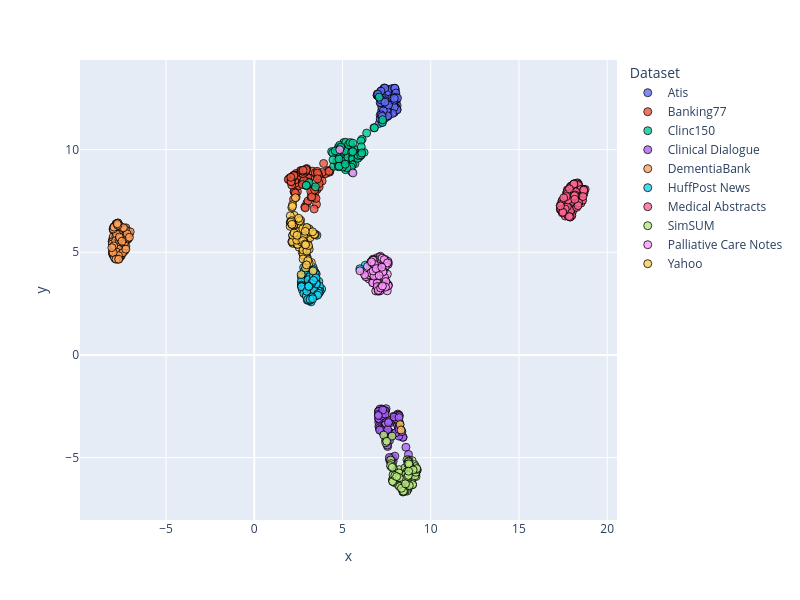

Notebook source saved alongside this figure:
### Code cell
dimensionality_reduction_plots(file_paths="./outputsTest/*/mean_model_zero_shot_classification.csv", file_name = 'TestZero')

### Figure 1 — Plotly figure (JSON) as saved in the notebook; plotly's stock layout.template omitted (floating-point values rounded to 4 significant figures)
{"data": [{"customdata": [["atis_230"], ["atis_239"], ["atis_136"], ["atis_210"], ["atis_304"], ["atis_108"], ["atis_138"], ["atis_134"], ["atis_101"], ["atis_188"], ["atis_212"], ["atis_120"], ["atis_112"], ["atis_193"], ["atis_148"], ["atis_210"], ["atis_206"], ["atis_145"], ["atis_128"], ["atis_118"], ["atis_129"], ["atis_153"], ["atis_11"], ["atis_128"], ["atis_268"], ["atis_116"], ["atis_148"], ["atis_11"], ["atis_156"], ["atis_117"], ["atis_151"], ["atis_20"], ["atis_10"], ["atis_154"], ["atis_15"], ["atis_144"], ["atis_137"], ["atis_177"], ["atis_425"], ["atis_132"], ["atis_168"], ["atis_100"], ["atis_150"], ["atis_128"], ["atis_10"], ["atis_122"], ["atis_106"], ["atis_188"], ["atis_270"], ["atis_15"], ["atis_275"], ["atis_10"], ["atis_117"], ["atis_109"], ["atis_13"], ["atis_185"], ["atis_101"], ["atis_101"], ["atis_25"], ["atis_129"], ["atis_218"], ["atis_118"], ["atis_124"], ["atis_227"], ["atis_209"], ["atis_180"], ["atis_153"], ["atis_13"], ["atis_108"], ["atis_199"], ["atis_105"], ["atis_257"], ["atis_0"], ["atis_198"], ["atis_204"], ["atis_157"], ["atis_112"], ["atis_125"], ["atis_267"], ["atis_199"], ["atis_115"], ["atis_126"], ["atis_187"], ["atis_544"], ["atis_232"], ["atis_217"], ["atis_116"], ["atis_164"], ["atis_111"], ["atis_112"], ["atis_276"], ["atis_100"], ["atis_12"], ["atis_130"], ["atis_110"], ["atis_152"], ["atis_17"], ["atis_150"], ["atis_3"], ["atis_171"]], "hovertemplate": "Dataset=Atis<br>x=%{x}<br>y=%{y}<br>doc_id=%{customdata[0]}<extra></extra>", "legendgroup": "Atis", "marker": {"color": "#636efa", "line": {"color": "black", "width": 1}, "opacity": 0.8, "size": 8, "symbol": "circle"}, "mode": "markers", "name": "Atis", "orientation": "v", "showlegend": true, "type": "scatter", "x": [7.935, 7.225, 7.244, 7.279, 7.909, 7.169, 7.93, 7.777, 7.855, 7.618, 7.885, 7.418, 7.173, 8.048, 7.134, 7.96, 7.94, 7.995, 8.0, 7.696, 7.27, 7.535, 7.955, 7.536, 7.281, 7.734, 7.217, 7.49, 7.62, 8.04, 7.193, 7.478, 7.456, 7.375, 7.279, 6.986, 7.901, 7.551, 7.593, 7.498, 7.269, 8.004, 7.236, 6.957, 7.615, 7.358, 8.02, 6.97, 8.095, 7.522, 8.089, 7.481, 7.251, 7.88, 7.497, 7.844, 7.87, 7.628, 7.948, 7.208, 7.988, 7.808, 7.225, 7.004, 7.785, 8.021, 7.246, 7.954, 8.042, 7.938, 8.095, 7.059, 7.968, 7.931, 7.118, 7.398, 7.136, 8.026, 7.396, 7.175, 7.085, 7.429, 7.844, 7.528, 7.553, 7.498, 7.916, 7.61, 7.138, 7.186, 8.054, 7.946, 7.56, 6.996, 7.312, 8.116, 7.398, 7.192, 7.248, 7.934], "xaxis": "x", "y": [11.82, 11.33, 12.29, 11.65, 11.83, 11.46, 12.98, 12.77, 12.22, 12.67, 12.6, 12.94, 12.25, 12.0, 11.68, 12.7, 12.66, 12.91, 12.69, 12.92, 12.08, 11.63, 12.61, 11.61, 12.44, 12.15, 11.89, 12.95, 11.67, 12.35, 12.86, 12.91, 12.93, 11.78, 12.9, 12.72, 12.46, 12.39, 12.84, 12.37, 11.57, 12.58, 12.05, 12.65, 12.83, 13.0, 12.01, 12.65, 12.15, 12.86, 11.95, 12.65, 12.37, 12.32, 11.67, 12.33, 12.58, 12.81, 12.34, 12.32, 12.73, 12.97, 12.28, 12.64, 12.5, 12.45, 12.51, 12.97, 12.04, 12.09, 11.94, 12.58, 12.99, 12.07, 12.49, 12.99, 12.29, 12.76, 11.52, 12.85, 11.28, 12.37, 11.76, 12.04, 11.86, 11.91, 12.54, 12.17, 11.5, 12.42, 12.54, 12.4, 11.64, 12.7, 11.89, 12.51, 12.31, 11.69, 11.62, 12.5], "yaxis": "y"}, {"customdata": [["atis_234"], ["atis_245"], ["atis_15"], ["atis_249"], ["atis_314"], ["atis_128"], ["atis_176"], ["atis_15"], ["atis_246"], ["atis_239"], ["atis_283"], ["atis_299"], ["atis_220"], ["atis_372"], ["atis_15"], ["atis_259"], ["atis_249"], ["atis_195"], ["atis_196"], ["atis_155"], ["atis_144"], ["atis_211"], ["atis_24"], ["atis_158"], ["atis_330"], ["atis_173"], ["atis_383"], ["atis_380"], ["atis_211"], ["atis_233"], ["atis_166"], ["atis_27"], ["atis_126"], ["atis_223"], ["atis_161"], ["atis_189"], ["atis_146"], ["atis_243"], ["atis_475"], ["atis_151"], ["atis_221"], ["atis_148"], ["atis_200"], ["atis_225"], ["atis_271"], ["atis_222"], ["atis_116"], ["atis_199"], ["atis_303"], ["atis_249"], ["atis_276"], ["atis_133"], ["atis_169"], ["atis_22"], ["atis_168"], ["atis_216"], ["atis_170"], ["atis_146"], ["atis_289"], ["atis_185"], ["atis_290"], ["atis_283"], ["atis_130"], ["atis_257"], ["atis_305"], ["atis_236"], ["atis_194"], ["atis_143"], ["atis_166"], ["atis_216"], ["atis_208"], ["atis_271"], ["atis_134"], ["atis_334"], ["atis_271"], ["atis_182"], ["atis_359"], ["atis_136"], ["atis_297"], ["atis_303"], ["atis_196"], ["atis_159"], ["atis_252"], ["atis_586"], ["atis_410"], ["atis_255"], ["atis_146"], ["atis_18"], ["atis_118"], ["atis_275"], ["atis_294"], ["atis_119"], ["atis_171"], ["atis_154"], ["atis_215"], ["atis_158"], ["atis_239"], ["atis_297"], ["atis_343"], ["atis_196"]], "hovertemplate": "Dataset=Banking77<br>x=%{x}<br>y=%{y}<br>doc_id=%{customdata[0]}<extra></extra>", "legendgroup": "Banking77", "marker": {"color": "#EF553B", "line": {"color": "black", "width": 1}, "opacity": 0.8, "size": 8, "symbol": "circle"}, "mode": "markers", "name": "Banking77", "orientation": "v", "showlegend": true, "type": "scatter", "x": [1.986, 2.122, 2.921, 1.996, 2.406, 2.988, 3.629, 3.499, 4.197, 2.373, 3.566, 2.369, 2.094, 2.443, 2.974, 2.883, 3.287, 2.864, 2.893, 3.051, 2.014, 3.397, 2.622, 2.369, 4.058, 4.267, 3.409, 3.04, 2.252, 2.215, 3.93, 2.786, 2.314, 3.692, 5.619, 2.972, 2.913, 3.391, 2.143, 3.446, 3.137, 2.452, 2.287, 4.295, 3.033, 2.269, 3.066, 3.333, 3.023, 2.846, 2.812, 2.315, 2.321, 3.524, 3.498, 3.058, 3.021, 3.217, 2.943, 3.845, 4.031, 2.157, 2.216, 2.311, 2.887, 2.549, 2.815, 2.652, 3.857, 3.286, 2.755, 2.123, 2.197, 3.452, 2.668, 3.199, 2.328, 2.241, 1.925, 2.104, 2.746, 3.563, 2.243, 3.263, 3.603, 3.677, 2.928, 2.73, 3.393, 2.226, 2.944, 2.082, 2.765, 3.674, 3.654, 3.421, 3.584, 3.583, 2.074, 4.23], "xaxis": "x", "y": [8.532, 8.45, 8.902, 8.571, 8.276, 8.541, 8.796, 8.094, 8.98, 7.689, 8.069, 8.595, 8.505, 7.956, 7.382, 8.773, 8.954, 7.209, 8.385, 8.521, 8.619, 8.07, 8.975, 8.839, 8.851, 8.904, 7.658, 7.494, 7.955, 8.383, 9.325, 8.315, 8.76, 8.57, 9.358, 9.081, 8.303, 8.068, 8.59, 7.916, 8.598, 8.221, 8.513, 8.979, 8.274, 7.941, 8.463, 7.952, 8.64, 8.884, 8.317, 8.363, 8.722, 7.339, 7.627, 8.39, 8.429, 7.698, 9.037, 8.471, 8.831, 8.674, 8.719, 8.526, 7.164, 8.738, 8.505, 8.87, 8.892, 7.987, 8.829, 8.275, 8.667, 8.87, 8.977, 7.97, 7.886, 8.752, 8.549, 8.467, 8.944, 8.943, 8.733, 7.697, 8.724, 8.186, 8.954, 8.299, 7.109, 7.58, 9.028, 8.435, 8.996, 8.352, 8.758, 8.039, 8.856, 8.581, 8.653, 8.942], "yaxis": "y"}, {"customdata": [["atis_253"], ["atis_378"], ["atis_156"], ["atis_270"], ["atis_321"], ["atis_155"], ["atis_280"], ["atis_20"], ["atis_274"], ["atis_426"], ["atis_34"], ["atis_309"], ["atis_299"], ["atis_376"], ["atis_305"], ["atis_372"], ["atis_251"], ["atis_369"], ["atis_230"], ["atis_185"], ["atis_239"], ["atis_286"], ["atis_259"], ["atis_197"], ["atis_349"], ["atis_209"], ["atis_395"], ["atis_405"], ["atis_252"], ["atis_261"], ["atis_315"], ["atis_337"], ["atis_141"], ["atis_249"], ["atis_207"], ["atis_229"], ["atis_246"], ["atis_305"], ["atis_559"], ["atis_242"], ["atis_277"], ["atis_268"], ["atis_273"], ["atis_292"], ["atis_28"], ["atis_290"], ["atis_122"], ["atis_220"], ["atis_347"], ["atis_368"], ["atis_279"], ["atis_298"], ["atis_174"], ["atis_220"], ["atis_201"], ["atis_251"], ["atis_226"], ["atis_247"], ["atis_297"], ["atis_233"], ["atis_436"], ["atis_487"], ["atis_164"], ["atis_265"], ["atis_344"], ["atis_256"], ["atis_234"], ["atis_189"], ["atis_223"], ["atis_230"], ["atis_240"], ["atis_325"], ["atis_200"], ["atis_389"], ["atis_282"], ["atis_2"], ["atis_389"], ["atis_258"], ["atis_520"], ["atis_356"], ["atis_317"], ["atis_181"], ["atis_320"], ["atis_642"], ["atis_418"], ["atis_317"], ["atis_32"], ["atis_220"], ["atis_191"], ["atis_297"], ["atis_361"], ["atis_220"], ["atis_200"], ["atis_165"], ["atis_394"], ["atis_18"], ["atis_274"], ["atis_318"], ["atis_360"], ["atis_256"]], "hovertemplate": "Dataset=Clinc150<br>x=%{x}<br>y=%{y}<br>doc_id=%{customdata[0]}<extra></extra>", "legendgroup": "Clinc150", "marker": {"color": "#00cc96", "line": {"color": "black", "width": 1}, "opacity": 0.8, "size": 8, "symbol": "circle"}, "mode": "markers", "name": "Clinc150", "orientation": "v", "showlegend": true, "type": "scatter", "x": [5.4, 6.113, 4.909, 5.261, 5.49, 4.779, 5.213, 4.999, 5.104, 5.326, 5.455, 5.299, 5.489, 6.783, 4.88, 5.972, 5.113, 5.092, 4.895, 4.382, 5.176, 4.721, 5.428, 4.496, 5.116, 4.856, 4.768, 6.053, 5.94, 5.854, 6.046, 6.222, 3.114, 5.783, 5.639, 4.812, 5.401, 4.678, 4.875, 4.968, 4.443, 5.178, 2.952, 2.942, 5.116, 4.86, 5.537, 5.431, 5.571, 5.307, 5.566, 5.578, 4.809, 5.705, 4.463, 5.065, 4.943, 5.071, 4.839, 5.497, 4.849, 5.154, 5.084, 5.872, 5.413, 6.035, 5.804, 5.531, 5.003, 5.882, 3.467, 4.801, 4.819, 4.764, 7.267, 5.559, 6.811, 5.37, 5.495, 5.331, 5.251, 5.136, 6.066, 5.513, 4.7, 5.182, 6.041, 5.346, 5.0, 4.813, 5.156, 7.078, 6.094, 7.276, 4.909, 5.439, 5.584, 6.37, 5.582, 4.586], "xaxis": "x", "y": [9.968, 10.51, 10.16, 9.328, 9.676, 9.881, 9.616, 9.191, 9.925, 9.566, 9.207, 10.24, 10.15, 11.06, 10.01, 9.669, 9.281, 9.348, 9.285, 9.903, 9.811, 9.31, 9.151, 9.19, 9.584, 9.948, 10.12, 9.767, 9.744, 9.598, 10.43, 9.863, 8.39, 9.84, 10.03, 10.02, 9.828, 9.445, 9.197, 9.872, 9.841, 9.021, 8.246, 8.264, 9.438, 10.1, 9.308, 10.02, 9.505, 9.628, 9.592, 9.556, 9.948, 9.315, 9.505, 9.994, 10.09, 10.35, 10.21, 9.969, 10.01, 9.21, 10.09, 9.575, 9.179, 9.716, 9.8, 8.916, 10.03, 9.72, 8.189, 9.539, 9.99, 9.168, 11.32, 9.255, 11.06, 9.166, 9.149, 9.998, 9.112, 9.938, 10.13, 9.875, 9.89, 10.36, 9.744, 10.24, 9.146, 9.196, 9.291, 12.55, 9.835, 11.45, 10.12, 10.34, 9.906, 10.81, 10.31, 9.937], "yaxis": "y"}, {"customdata": [["atis_261"], ["atis_463"], ["atis_239"], ["atis_386"], ["atis_334"], ["atis_21"], ["atis_437"], ["atis_241"], ["atis_427"], ["atis_488"], ["atis_39"], ["atis_324"], ["atis_313"], ["atis_407"], ["atis_32"], ["atis_412"], ["atis_311"], ["atis_407"], ["atis_276"], ["atis_325"], ["atis_381"], ["atis_300"], ["atis_337"], ["atis_224"], ["atis_397"], ["atis_276"], ["atis_468"], ["atis_441"], ["atis_360"], ["atis_304"], ["atis_357"], ["atis_404"], ["atis_237"], ["atis_269"], ["atis_254"], ["atis_317"], ["atis_385"], ["atis_316"], ["atis_562"], ["atis_38"], ["atis_304"], ["atis_345"], ["atis_336"], ["atis_338"], ["atis_335"], ["atis_457"], ["atis_187"], ["atis_24"], ["atis_355"], ["atis_417"], ["atis_303"], ["atis_347"], ["atis_318"], ["atis_235"], ["atis_210"], ["atis_26"], ["atis_28"], ["atis_361"], ["atis_409"], ["atis_447"], ["atis_455"], ["atis_488"], ["atis_252"], ["atis_356"], ["atis_367"], ["atis_292"], ["atis_294"], ["atis_206"], ["atis_326"], ["atis_237"], ["atis_288"], ["atis_338"], ["atis_213"], ["atis_398"], ["atis_302"], ["atis_27"], ["atis_430"], ["atis_310"], ["atis_547"], ["atis_36"], ["atis_421"], ["atis_227"], ["atis_324"], ["atis_645"], ["atis_453"], ["atis_454"], ["atis_42"], ["atis_239"], ["atis_246"], ["atis_337"], ["atis_394"], ["atis_313"], ["atis_223"], ["atis_188"], ["atis_396"], ["atis_379"], ["atis_300"], ["atis_389"], ["atis_398"], ["atis_430"]], "hovertemplate": "Dataset=Clinical Dialogue<br>x=%{x}<br>y=%{y}<br>doc_id=%{customdata[0]}<extra></extra>", "legendgroup": "Clinical Dialogue", "marker": {"color": "#ab63fa", "line": {"color": "black", "width": 1}, "opacity": 0.8, "size": 8, "symbol": "circle"}, "mode": "markers", "name": "Clinical Dialogue", "orientation": "v", "showlegend": true, "type": "scatter", "x": [7.515, 7.705, 7.756, 7.443, 7.518, 7.599, 8.314, 7.054, 7.86, 8.231, 8.249, 7.137, 7.192, 7.431, 7.458, 8.106, 7.898, 8.276, 7.942, 8.03, 7.629, 8.132, 7.194, 7.549, 8.199, 7.191, 7.086, 8.334, 7.043, 7.203, 7.669, 7.06, 7.469, 7.097, 8.181, 7.444, 7.876, 7.131, 7.781, 7.698, 7.048, 8.595, 7.227, 7.826, 7.327, 8.438, 7.226, 7.35, 7.06, 7.557, 7.055, 7.666, 8.414, 7.123, 7.637, 17.9, 7.558, 7.167, 7.87, 7.105, 7.966, 8.007, 8.186, 7.218, 7.294, 7.553, 8.191, 7.647, 7.827, 7.038, 8.209, 7.259, 8.173, 7.206, 7.089, 7.413, 8.066, 7.049, 8.364, 7.568, 7.666, 8.135, 7.388, 7.213, 8.738, 7.04, 8.217, 7.103, 7.409, 7.279, 7.543, 7.923, 7.654, 7.564, 7.77, 8.004, 8.208, 7.601, 7.035, 8.206], "xaxis": "x", "y": [-4.13, -3.299, -3.908, -4.161, -4.26, -4.084, -3.938, -3.264, -5.036, -3.305, -3.401, -3.645, -2.675, -3.345, -3.878, -3.396, -2.987, -3.734, -3.12, -3.117, -4.059, -2.878, -2.726, -3.92, -2.931, -3.665, -2.738, -3.685, -2.737, -2.993, -5.125, -3.477, -2.618, -3.557, -3.305, -2.731, -3.837, -2.739, -3.191, -5.056, -2.893, -4.496, -2.631, -4.987, -2.828, -4.005, -3.698, -3.82, -2.929, -4.458, -3.102, -3.751, -4.011, -2.635, -3.779, 6.72, -4.197, -3.617, -5.172, -2.736, -4.927, -3.801, -2.975, -2.948, -3.059, -4.247, -3.951, -3.205, -3.881, -2.752, -3.536, -3.682, -3.555, -2.836, -3.134, -3.811, -3.123, -3.09, -3.738, -4.025, -4.161, -2.928, -2.712, -2.973, -4.846, -2.894, -2.959, -3.659, -2.879, -2.68, -4.388, -3.022, -4.995, -3.633, -5.151, -3.792, -3.627, -3.292, -2.951, -3.049], "yaxis": "y"}, {"customdata": [["atis_447"], ["atis_488"], ["atis_392"], ["atis_397"], ["atis_401"], ["atis_381"], ["atis_525"], ["atis_473"], ["atis_469"], ["atis_514"], ["atis_428"], ["atis_329"], ["atis_441"], ["atis_448"], ["atis_424"], ["atis_422"], ["atis_456"], ["atis_451"], ["atis_478"], ["atis_391"], ["atis_392"], ["atis_34"], ["atis_388"], ["atis_243"], ["atis_503"], ["atis_285"], ["atis_469"], ["atis_467"], ["atis_510"], ["atis_334"], ["atis_537"], ["atis_407"], ["atis_386"], ["atis_325"], ["atis_278"], ["atis_523"], ["atis_416"], ["atis_365"], ["atis_57"], ["atis_525"], ["atis_320"], ["atis_351"], ["atis_348"], ["atis_351"], ["atis_405"], ["atis_474"], ["atis_288"], ["atis_364"], ["atis_368"], ["atis_554"], ["atis_316"], ["atis_479"], ["atis_360"], ["atis_280"], ["atis_32"], ["atis_298"], ["atis_280"], ["atis_364"], ["atis_455"], ["atis_46"], ["atis_513"], ["atis_526"], ["atis_352"], ["atis_383"], ["atis_400"], ["atis_420"], ["atis_386"], ["atis_284"], ["atis_403"], ["atis_250"], ["atis_325"], ["atis_454"], ["atis_264"], ["atis_494"], ["atis_353"], ["atis_279"], ["atis_465"], ["atis_516"], ["atis_553"], ["atis_405"], ["atis_424"], ["atis_380"], ["atis_338"], ["atis_646"], ["atis_467"], ["atis_464"], ["atis_490"], ["atis_244"], ["atis_289"], ["atis_403"], ["atis_402"], ["atis_316"], ["atis_232"], ["atis_228"], ["atis_428"], ["atis_41"], ["atis_421"], ["atis_563"], ["atis_512"], ["atis_44"]], "hovertemplate": "Dataset=DementiaBank<br>x=%{x}<br>y=%{y}<br>doc_id=%{customdata[0]}<extra></extra>", "legendgroup": "DementiaBank", "marker": {"color": "#FFA15A", "line": {"color": "black", "width": 1}, "opacity": 0.8, "size": 8, "symbol": "circle"}, "mode": "markers", "name": "DementiaBank", "orientation": "v", "showlegend": true, "type": "scatter", "x": [-7.964, -7.535, -7.709, -7.338, -7.308, -7.6, -7.375, -7.466, -7.565, -7.362, -7.739, -8.029, -7.282, -7.784, -7.814, -7.644, -7.393, -7.987, -8.052, -7.574, -7.275, -7.684, -7.119, -7.688, -7.115, -7.402, -7.972, -7.782, -7.597, -7.857, -7.753, -7.918, -7.102, -7.881, -8.024, -7.742, -7.142, -7.582, -7.834, -7.608, -7.412, -7.35, -7.998, -7.761, -7.033, -8.012, -7.379, -7.998, -7.401, -7.168, -7.34, -7.657, -7.972, -7.732, -8.046, -8.044, -7.672, -7.84, -7.956, -7.653, -7.874, -7.806, -7.861, -7.989, -8.041, -7.805, -7.924, -7.859, -7.278, -7.627, -7.83, -7.547, -7.322, -7.664, -7.601, -7.993, -7.285, -7.947, -7.176, -7.722, -7.685, -7.252, -7.171, -7.642, -7.643, -7.466, -7.695, -7.31, -7.997, -7.206, -7.833, -7.412, -7.736, -7.076, -7.965, -8.072, -7.279, -7.498, -7.764, -7.686], "xaxis": "x", "y": [6.24, 4.835, 5.455, 5.877, 5.562, 5.491, 5.569, 5.202, 5.789, 5.571, 4.812, 5.613, 5.859, 5.31, 6.346, 6.295, 5.112, 5.358, 5.532, 5.804, 6.192, 4.71, 5.898, 4.68, 5.931, 5.347, 5.645, 6.049, 5.564, 6.183, 6.418, 5.269, 5.873, 4.8, 4.942, 5.337, 5.997, 4.821, 6.387, 6.218, 5.019, 5.319, 5.747, 5.391, 5.996, 4.881, 5.324, 6.131, 5.446, 5.635, 5.079, 6.078, 4.911, 4.672, 5.007, 5.509, 5.142, 5.758, 6.058, 4.889, 4.689, 6.373, 6.286, 6.084, 5.411, 5.881, 4.735, 5.57, 5.302, 4.745, 5.019, 6.224, 5.505, 5.617, 5.681, 6.137, 5.733, 6.227, 5.651, 6.431, 4.705, 5.774, 5.698, 6.291, 5.743, 4.969, 4.833, 6.113, 4.985, 5.899, 4.663, 6.194, 6.318, 5.731, 5.313, 5.226, 5.153, 5.537, 6.392, 4.661], "yaxis": "y"}, {"customdata": [["atis_493"], ["atis_52"], ["atis_487"], ["atis_505"], ["atis_48"], ["atis_384"], ["atis_547"], ["atis_504"], ["atis_495"], ["atis_54"], ["atis_438"], ["atis_34"], ["atis_493"], ["atis_478"], ["atis_466"], ["atis_462"], ["atis_50"], ["atis_475"], ["atis_546"], ["atis_543"], ["atis_469"], ["atis_350"], ["atis_391"], ["atis_369"], ["atis_524"], ["atis_360"], ["atis_545"], ["atis_552"], ["atis_523"], ["atis_424"], ["atis_612"], ["atis_408"], ["atis_458"], ["atis_392"], ["atis_335"], ["atis_529"], ["atis_641"], ["atis_455"], ["atis_587"], ["atis_577"], ["atis_382"], ["atis_410"], ["atis_392"], ["atis_410"], ["atis_460"], ["atis_486"], ["atis_305"], ["atis_392"], ["atis_375"], ["atis_577"], ["atis_323"], ["atis_533"], ["atis_399"], ["atis_338"], ["atis_356"], ["atis_307"], ["atis_338"], ["atis_368"], ["atis_482"], ["atis_481"], ["atis_538"], ["atis_538"], ["atis_388"], ["atis_405"], ["atis_607"], ["atis_443"], ["atis_445"], ["atis_345"], ["atis_443"], ["atis_327"], ["atis_389"], ["atis_476"], ["atis_294"], ["atis_511"], ["atis_507"], ["atis_425"], ["atis_472"], ["atis_602"], ["atis_578"], ["atis_434"], ["atis_510"], ["atis_46"], ["atis_541"], ["atis_692"], ["atis_620"], ["atis_470"], ["atis_543"], ["atis_374"], ["atis_293"], ["atis_413"], ["atis_407"], ["atis_432"], ["atis_29"], ["atis_258"], ["atis_490"], ["atis_422"], ["atis_471"], ["atis_567"], ["atis_518"], ["atis_443"]], "hovertemplate": "Dataset=HuffPost News<br>x=%{x}<br>y=%{y}<br>doc_id=%{customdata[0]}<extra></extra>", "legendgroup": "HuffPost News", "marker": {"color": "#19d3f3", "line": {"color": "black", "width": 1}, "opacity": 0.8, "size": 8, "symbol": "circle"}, "mode": "markers", "name": "HuffPost News", "orientation": "v", "showlegend": true, "type": "scatter", "x": [3.183, 3.45, 3.356, 3.455, 2.796, 3.634, 3.072, 3.325, 2.955, 2.838, 3.021, 3.522, 3.211, 2.67, 6.287, 2.653, 3.322, 3.82, 3.273, 3.166, 3.51, 3.124, 2.953, 3.267, 3.439, 3.714, 2.68, 3.511, 3.298, 2.738, 2.888, 3.083, 3.348, 2.668, 2.676, 3.631, 2.675, 3.659, 3.698, 3.241, 3.731, 2.962, 3.19, 3.63, 3.458, 3.224, 3.054, 3.034, 2.987, 3.48, 2.983, 6.671, 3.355, 3.55, 3.289, 3.31, 3.374, 2.671, 3.131, 5.986, 3.051, 3.361, 2.73, 3.008, 2.69, 3.507, 3.52, 2.847, 3.062, 3.082, 3.052, 3.288, 3.562, 2.825, 2.724, 3.662, 2.97, 2.806, 3.246, 2.944, 3.593, 3.117, 3.174, 3.021, 2.507, 3.259, 2.943, 3.165, 2.678, 2.973, 3.343, 2.933, 3.119, 3.373, 3.078, 3.496, 3.312, 2.842, 3.358, 2.494], "xaxis": "x", "y": [3.148, 3.839, 3.127, 2.867, 4.255, 3.039, 2.942, 4.277, 4.288, 3.577, 4.565, 3.587, 4.032, 3.812, 4.37, 5.937, 3.108, 3.21, 3.673, 2.678, 3.944, 4.139, 3.41, 3.543, 4.019, 3.101, 3.516, 3.686, 3.935, 3.651, 5.026, 2.861, 3.596, 3.521, 3.349, 3.142, 3.631, 3.577, 3.344, 3.749, 3.096, 3.982, 2.878, 3.13, 3.993, 2.588, 2.936, 3.317, 4.788, 3.39, 3.916, 4.051, 3.094, 5.829, 3.334, 5.924, 3.173, 3.403, 3.798, 4.197, 3.666, 3.64, 3.94, 2.665, 3.348, 3.538, 3.459, 4.116, 4.254, 2.723, 2.717, 3.552, 2.942, 3.027, 3.182, 3.002, 2.891, 2.996, 3.488, 2.867, 2.91, 2.651, 2.671, 2.702, 6.008, 2.823, 4.558, 2.706, 3.323, 3.105, 3.831, 4.419, 3.352, 4.149, 3.341, 3.763, 2.739, 4.781, 3.633, 5.743], "yaxis": "y"}, {"customdata": [["atis_609"], ["atis_582"], ["atis_488"], ["atis_52"], ["atis_558"], ["atis_568"], ["atis_574"], ["atis_545"], ["atis_521"], ["atis_597"], ["atis_487"], ["atis_364"], ["atis_524"], ["atis_498"], ["atis_470"], ["atis_478"], ["atis_656"], ["atis_483"], ["atis_599"], ["atis_593"], ["atis_495"], ["atis_527"], ["atis_439"], ["atis_48"], ["atis_531"], ["atis_385"], ["atis_581"], ["atis_6"], ["atis_647"], ["atis_483"], ["atis_658"], ["atis_479"], ["atis_586"], ["atis_422"], ["atis_40"], ["atis_573"], ["atis_643"], ["atis_493"], ["atis_599"], ["atis_673"], ["atis_413"], ["atis_551"], ["atis_537"], ["atis_426"], ["atis_521"], ["atis_539"], ["atis_372"], ["atis_441"], ["atis_395"], ["atis_630"], ["atis_389"], ["atis_580"], ["atis_536"], ["atis_396"], ["atis_415"], ["atis_426"], ["atis_382"], ["atis_459"], ["atis_531"], ["atis_535"], ["atis_660"], ["atis_57"], ["atis_475"], ["atis_439"], ["atis_621"], ["atis_502"], ["atis_454"], ["atis_622"], ["atis_491"], ["atis_410"], ["atis_489"], ["atis_522"], ["atis_384"], ["atis_517"], ["atis_595"], ["atis_540"], ["atis_603"], ["atis_614"], ["atis_636"], ["atis_436"], ["atis_524"], ["atis_614"], ["atis_58"], ["atis_694"], ["atis_655"], ["atis_479"], ["atis_618"], ["atis_379"], ["atis_378"], ["atis_514"], ["atis_469"], ["atis_446"], ["atis_387"], ["atis_356"], ["atis_512"], ["atis_482"], ["atis_530"], ["atis_586"], ["atis_605"], ["atis_455"]], "hovertemplate": "Dataset=Medical Abstracts<br>x=%{x}<br>y=%{y}<br>doc_id=%{customdata[0]}<extra></extra>", "legendgroup": "Medical Abstracts", "marker": {"color": "#FF6692", "line": {"color": "black", "width": 1}, "opacity": 0.8, "size": 8, "symbol": "circle"}, "mode": "markers", "name": "Medical Abstracts", "orientation": "v", "showlegend": true, "type": "scatter", "x": [17.64, 18.1, 18.15, 18.3, 17.34, 17.43, 17.75, 17.45, 17.43, 17.97, 17.64, 17.41, 17.5, 18.18, 17.98, 17.4, 18.52, 17.45, 17.76, 17.79, 18.14, 17.77, 18.33, 17.9, 18.31, 17.9, 17.89, 18.0, 17.92, 17.63, 17.78, 18.25, 18.32, 18.51, 18.67, 18.39, 17.97, 17.69, 17.95, 17.53, 18.46, 17.39, 17.33, 18.67, 18.0, 18.04, 18.68, 18.25, 17.64, 17.79, 17.43, 18.31, 18.75, 17.73, 17.94, 18.37, 17.83, 18.0, 17.76, 17.69, 17.37, 17.92, 17.74, 18.39, 17.62, 18.3, 18.52, 18.57, 18.06, 18.27, 18.05, 18.19, 17.76, 18.61, 17.8, 18.37, 17.79, 18.06, 17.46, 17.49, 18.68, 18.68, 18.2, 18.38, 17.35, 18.67, 17.73, 18.35, 18.18, 17.68, 17.53, 17.99, 17.9, 18.1, 18.12, 18.63, 18.14, 17.86, 17.85, 18.16], "xaxis": "x", "y": [7.559, 7.635, 8.345, 8.272, 7.087, 7.044, 8.041, 6.987, 7.482, 7.026, 6.996, 7.337, 7.489, 7.206, 7.76, 7.096, 7.396, 7.524, 7.679, 7.986, 7.166, 7.363, 8.352, 8.173, 7.343, 7.688, 7.292, 6.967, 7.923, 6.765, 6.768, 7.402, 8.382, 8.079, 8.052, 8.292, 6.8, 7.856, 8.211, 7.139, 8.122, 7.069, 7.274, 7.888, 7.644, 6.99, 7.964, 8.206, 7.027, 7.101, 7.347, 8.326, 8.066, 7.937, 6.956, 8.248, 7.147, 6.785, 7.072, 7.216, 7.074, 7.04, 7.232, 7.718, 7.103, 7.887, 8.064, 7.535, 7.477, 7.19, 7.71, 7.663, 8.013, 7.53, 7.585, 7.4, 7.545, 8.144, 6.918, 6.955, 7.866, 8.048, 7.953, 7.42, 7.261, 8.025, 7.84, 7.275, 7.791, 7.712, 7.651, 8.24, 6.72, 8.319, 8.323, 7.716, 7.752, 8.094, 6.741, 7.578], "yaxis": "y"}, {"customdata": [["atis_610"], ["atis_698"], ["atis_514"], ["atis_579"], ["atis_588"], ["atis_581"], ["atis_616"], ["atis_637"], ["atis_685"], ["atis_600"], ["atis_6"], ["atis_5"], ["atis_592"], ["atis_523"], ["atis_575"], ["atis_64"], ["atis_691"], ["atis_554"], ["atis_612"], ["atis_680"], ["atis_611"], ["atis_645"], ["atis_50"], ["atis_634"], ["atis_617"], ["atis_622"], ["atis_675"], ["atis_613"], ["atis_692"], ["atis_612"], ["atis_714"], ["atis_512"], ["atis_587"], ["atis_502"], ["atis_518"], ["atis_603"], ["atis_662"], ["atis_503"], ["atis_643"], ["atis_680"], ["atis_533"], ["atis_65"], ["atis_561"], ["atis_496"], ["atis_593"], ["atis_557"], ["atis_584"], ["atis_468"], ["atis_527"], ["atis_64"], ["atis_470"], ["atis_590"], ["atis_575"], ["atis_432"], ["atis_503"], ["atis_501"], ["atis_482"], ["atis_66"], ["atis_59"], ["atis_628"], ["atis_663"], ["atis_624"], ["atis_481"], ["atis_494"], ["atis_648"], ["atis_572"], ["atis_497"], ["atis_624"], ["atis_558"], ["atis_626"], ["atis_527"], ["atis_523"], ["atis_385"], ["atis_617"], ["atis_656"], ["atis_564"], ["atis_610"], ["atis_624"], ["atis_651"], ["atis_533"], ["atis_539"], ["atis_629"], ["atis_6"], ["atis_701"], ["atis_716"], ["atis_55"], ["atis_688"], ["atis_402"], ["atis_52"], ["atis_615"], ["atis_536"], ["atis_495"], ["atis_406"], ["atis_436"], ["atis_538"], ["atis_510"], ["atis_570"], ["atis_588"], ["atis_698"], ["atis_575"]], "hovertemplate": "Dataset=SimSUM<br>x=%{x}<br>y=%{y}<br>doc_id=%{customdata[0]}<extra></extra>", "legendgroup": "SimSUM", "marker": {"color": "#B6E880", "line": {"color": "black", "width": 1}, "opacity": 0.8, "size": 8, "symbol": "circle"}, "mode": "markers", "name": "SimSUM", "orientation": "v", "showlegend": true, "type": "scatter", "x": [8.802, 9.151, 8.815, 8.896, 8.747, 8.419, 7.728, 9.24, 8.279, 8.773, 9.165, 8.74, 9.118, 8.537, 8.464, 7.838, 8.716, 8.946, 8.123, 8.255, 9.109, 8.971, 8.053, 8.761, 8.559, 7.874, 8.788, 8.318, 9.003, 7.948, 8.655, 9.08, 8.641, 9.132, 8.424, 8.959, 8.612, 8.218, 8.361, 7.904, 9.199, 8.2, 8.894, 9.103, 9.161, 7.753, 8.552, 7.842, 8.323, 7.752, 8.881, 8.672, 8.993, 8.446, 8.734, 8.703, 8.651, 8.59, 7.861, 9.205, 8.728, 8.674, 8.655, 8.17, 7.723, 8.703, 8.702, 8.553, 8.734, 7.863, 8.582, 8.411, 8.29, 7.821, 8.969, 7.84, 8.615, 8.496, 8.233, 8.438, 8.882, 7.805, 8.454, 8.466, 7.967, 8.217, 8.068, 8.692, 8.786, 7.451, 9.207, 8.801, 8.341, 7.334, 8.758, 8.74, 7.507, 9.002, 8.569, 8.746], "xaxis": "x", "y": [-5.514, -5.822, -6.124, -5.541, -5.566, -6.198, -5.117, -5.604, -5.791, -6.219, -5.922, -6.019, -5.453, -5.624, -5.729, -6.092, -6.527, -5.146, -6.039, -6.135, -5.458, -6.313, -6.13, -5.108, -6.506, -5.474, -6.146, -6.261, -5.636, -6.219, -5.108, -5.344, -5.695, -5.436, -6.674, -5.754, -6.508, -5.585, -6.513, -5.591, -5.583, -5.743, -6.094, -5.886, -5.713, -5.29, -5.491, -6.059, -6.323, -5.432, -5.514, -6.556, -5.557, -6.65, -5.174, -6.223, -6.631, -5.874, -6.161, -5.571, -5.214, -6.058, -5.689, -6.34, -5.387, -5.77, -5.309, -6.62, -6.245, -5.842, -5.827, -6.096, -6.362, -5.472, -6.314, -6.159, -6.182, -6.605, -6.412, -6.608, -5.554, -3.953, -6.641, -6.075, -5.877, -5.977, -5.924, -5.921, -6.363, -4.274, -5.53, -5.373, -6.49, -3.901, -5.3, -5.867, -4.203, -5.599, -6.275, -5.66], "yaxis": "y"}, {"customdata": [["atis_650"], ["atis_78"], ["atis_663"], ["atis_647"], ["atis_713"], ["atis_601"], ["atis_655"], ["atis_655"], ["atis_687"], ["atis_619"], ["atis_685"], ["atis_536"], ["atis_604"], ["atis_638"], ["atis_636"], ["atis_695"], ["atis_90"], ["atis_594"], ["atis_666"], ["atis_708"], ["atis_629"], ["atis_663"], ["atis_530"], ["atis_649"], ["atis_646"], ["atis_706"], ["atis_70"], ["atis_648"], ["atis_7"], ["atis_638"], ["atis_717"], ["atis_519"], ["atis_606"], ["atis_592"], ["atis_537"], ["atis_61"], ["atis_712"], ["atis_504"], ["atis_677"], ["atis_685"], ["atis_697"], ["atis_696"], ["atis_619"], ["atis_555"], ["atis_602"], ["atis_558"], ["atis_672"], ["atis_662"], ["atis_569"], ["atis_69"], ["atis_699"], ["atis_602"], ["atis_58"], ["atis_433"], ["atis_657"], ["atis_562"], ["atis_705"], ["atis_693"], ["atis_66"], ["atis_638"], ["atis_688"], ["atis_77"], ["atis_519"], ["atis_623"], ["atis_660"], ["atis_591"], ["atis_5"], ["atis_675"], ["atis_616"], ["atis_662"], ["atis_622"], ["atis_556"], ["atis_604"], ["atis_712"], ["atis_67"], ["atis_642"], ["atis_640"], ["atis_706"], ["atis_83"], ["atis_536"], ["atis_570"], ["atis_64"], ["atis_668"], ["atis_71"], ["atis_9"], ["atis_560"], ["atis_711"], ["atis_461"], ["atis_529"], ["atis_73"], ["atis_660"], ["atis_510"], ["atis_43"], ["atis_685"], ["atis_565"], ["atis_553"], ["atis_618"], ["atis_66"], ["atis_78"], ["atis_673"]], "hovertemplate": "Dataset=Palliative Care Notes<br>x=%{x}<br>y=%{y}<br>doc_id=%{customdata[0]}<extra></extra>", "legendgroup": "Palliative Care Notes", "marker": {"color": "#FF97FF", "line": {"color": "black", "width": 1}, "opacity": 0.8, "size": 8, "symbol": "circle"}, "mode": "markers", "name": "Palliative Care Notes", "orientation": "v", "showlegend": true, "type": "scatter", "x": [7.222, 7.59, 7.422, 6.501, 7.104, 7.404, 7.526, 6.319, 7.485, 7.016, 6.959, 6.603, 7.367, 6.904, 7.32, 6.682, 6.897, 7.285, 7.416, 6.97, 7.142, 7.05, 6.333, 6.733, 7.606, 7.082, 7.282, 7.468, 6.879, 7.142, 6.724, 6.984, 7.46, 6.959, 7.24, 7.358, 6.883, 6.498, 7.54, 6.743, 7.15, 7.416, 7.536, 7.179, 7.002, 6.766, 7.032, 7.142, 6.596, 7.129, 6.675, 6.417, 6.707, 5.59, 6.893, 7.105, 6.602, 6.693, 6.732, 7.056, 6.963, 6.252, 7.382, 7.591, 7.3, 7.411, 6.78, 6.949, 7.127, 7.079, 7.571, 6.789, 7.442, 7.17, 7.201, 6.97, 7.011, 6.961, 4.846, 7.443, 7.245, 7.026, 7.311, 7.591, 7.46, 7.161, 6.999, 6.732, 7.438, 5.985, 6.731, 7.291, 6.802, 6.642, 7.365, 6.911, 7.262, 7.55, 7.229, 7.077], "xaxis": "x", "y": [3.285, 4.418, 4.414, 3.7, 4.736, 3.612, 3.364, 3.838, 3.525, 3.471, 3.374, 4.516, 4.178, 3.884, 4.168, 4.601, 4.351, 3.619, 4.354, 4.737, 3.175, 4.162, 3.807, 4.666, 3.402, 3.161, 3.245, 3.561, 3.517, 3.7, 3.544, 4.283, 4.568, 3.331, 4.705, 3.744, 3.116, 3.902, 3.934, 4.607, 3.275, 4.654, 3.124, 4.411, 4.406, 3.513, 3.105, 4.809, 4.499, 4.222, 4.468, 4.313, 3.515, 8.865, 4.247, 4.755, 3.988, 4.566, 4.457, 4.276, 3.498, 3.909, 3.786, 4.508, 4.355, 4.462, 3.841, 4.456, 3.121, 4.645, 4.561, 4.629, 4.469, 3.333, 3.277, 4.344, 3.269, 3.328, 9.997, 4.324, 4.72, 3.149, 4.078, 3.37, 3.573, 3.263, 4.205, 4.091, 3.307, 4.098, 4.617, 4.043, 4.427, 4.529, 4.647, 4.204, 3.357, 4.483, 4.274, 3.867], "yaxis": "y"}, {"customdata": [["atis_699"], ["atis_93"], ["atis_701"], ["atis_713"], ["atis_87"], ["atis_704"], ["atis_9"], ["atis_686"], ["atis_7"], ["atis_676"], ["atis_7"], ["atis_580"], ["atis_697"], ["atis_66"], ["atis_681"], ["atis_9"], ["atis_99"], ["atis_695"], ["atis_73"], ["atis_78"], ["atis_68"], ["atis_714"], ["atis_637"], ["atis_654"], ["atis_719"], ["atis_719"], ["atis_84"], ["atis_77"], ["atis_721"], ["atis_89"], ["atis_81"], ["atis_603"], ["atis_703"], ["atis_90"], ["atis_648"], ["atis_7"], ["atis_715"], ["atis_543"], ["atis_716"], ["atis_703"], ["atis_7"], ["atis_700"], ["atis_91"], ["atis_642"], ["atis_715"], ["atis_660"], ["atis_74"], ["atis_77"], ["atis_594"], ["atis_719"], ["atis_80"], ["atis_98"], ["atis_85"], ["atis_599"], ["atis_663"], ["atis_62"], ["atis_74"], ["atis_698"], ["atis_84"], ["atis_72"], ["atis_94"], ["atis_85"], ["atis_525"], ["atis_82"], ["atis_97"], ["atis_635"], ["atis_567"], ["atis_695"], ["atis_681"], ["atis_94"], ["atis_96"], ["atis_620"], ["atis_700"], ["atis_719"], ["atis_97"], ["atis_679"], ["atis_684"], ["atis_99"], ["atis_93"], ["atis_697"], ["atis_662"], ["atis_651"], ["atis_688"], ["atis_715"], ["atis_97"], ["atis_630"], ["atis_714"], ["atis_620"], ["atis_63"], ["atis_89"], ["atis_72"], ["atis_569"], ["atis_605"], ["atis_710"], ["atis_651"], ["atis_655"], ["atis_82"], ["atis_666"], ["atis_94"], ["atis_79"]], "hovertemplate": "Dataset=Yahoo<br>x=%{x}<br>y=%{y}<br>doc_id=%{customdata[0]}<extra></extra>", "legendgroup": "Yahoo", "marker": {"color": "#FECB52", "line": {"color": "black", "width": 1}, "opacity": 0.8, "size": 8, "symbol": "circle"}, "mode": "markers", "name": "Yahoo", "orientation": "v", "showlegend": true, "type": "scatter", "x": [3.076, 3.075, 2.839, 2.825, 8.264, 2.157, 2.911, 2.584, 2.608, 2.721, 2.63, 2.911, 2.538, 2.676, 2.908, 2.945, 2.127, 2.173, 2.698, 8.32, 3.236, 2.263, 2.31, 3.004, 2.669, 2.27, 2.183, 2.328, 2.179, 2.711, 3.012, 3.095, 3.332, 3.109, 3.396, 3.113, 2.423, 3.16, 2.449, 2.275, 2.61, 2.178, 2.652, 2.611, 2.161, 3.458, 2.234, 2.127, 3.16, 2.404, 2.042, 2.663, 2.232, 3.42, 2.333, 3.014, 2.674, 2.797, 3.12, 2.038, 2.049, 3.011, 3.108, 2.939, 2.156, 2.776, 2.762, 2.764, 3.04, 2.036, 2.67, 2.465, 2.98, 2.663, 2.803, 2.493, 2.57, 2.403, 2.172, 2.987, 2.115, 2.139, 2.117, 3.141, 2.745, 2.957, 2.259, 2.515, 2.75, 2.425, 3.406, 3.072, 2.078, 2.974, 3.307, 2.859, 2.135, 2.885, 2.909, 2.657], "xaxis": "x", "y": [5.992, 5.248, 4.94, 5.992, -3.389, 5.531, 4.241, 5.451, 6.048, 4.998, 6.56, 4.874, 5.248, 6.129, 5.412, 5.926, 7.18, 7.322, 5.396, -3.656, 4.502, 6.797, 5.472, 6.186, 5.947, 5.722, 5.435, 6.333, 5.567, 6.078, 5.502, 5.794, 4.091, 4.478, 5.883, 5.151, 6.167, 5.715, 6.219, 6.327, 5.428, 5.805, 5.617, 6.305, 7.232, 5.878, 6.325, 5.511, 5.996, 5.396, 6.778, 5.834, 5.575, 5.859, 7.656, 4.674, 6.02, 5.593, 6.069, 6.465, 6.428, 6.044, 6.141, 5.904, 5.515, 4.882, 5.115, 4.676, 4.593, 6.264, 6.27, 5.384, 5.061, 5.512, 5.85, 6.002, 6.53, 5.591, 5.833, 6.086, 6.461, 6.351, 6.538, 5.998, 5.568, 4.387, 5.942, 6.656, 6.146, 5.827, 5.874, 5.326, 6.466, 6.209, 6.001, 5.393, 6.359, 6.021, 5.363, 3.913], "yaxis": "y"}], "layout": {"height": 600, "legend": {"title": {"text": "Dataset"}, "tracegroupgap": 0}, "margin": {"t": 60}, "width": 800, "xaxis": {"anchor": "y", "domain": [0, 1], "title": {"text": "x"}}, "yaxis": {"anchor": "x", "domain": [0, 1], "title": {"text": "y"}}}}
